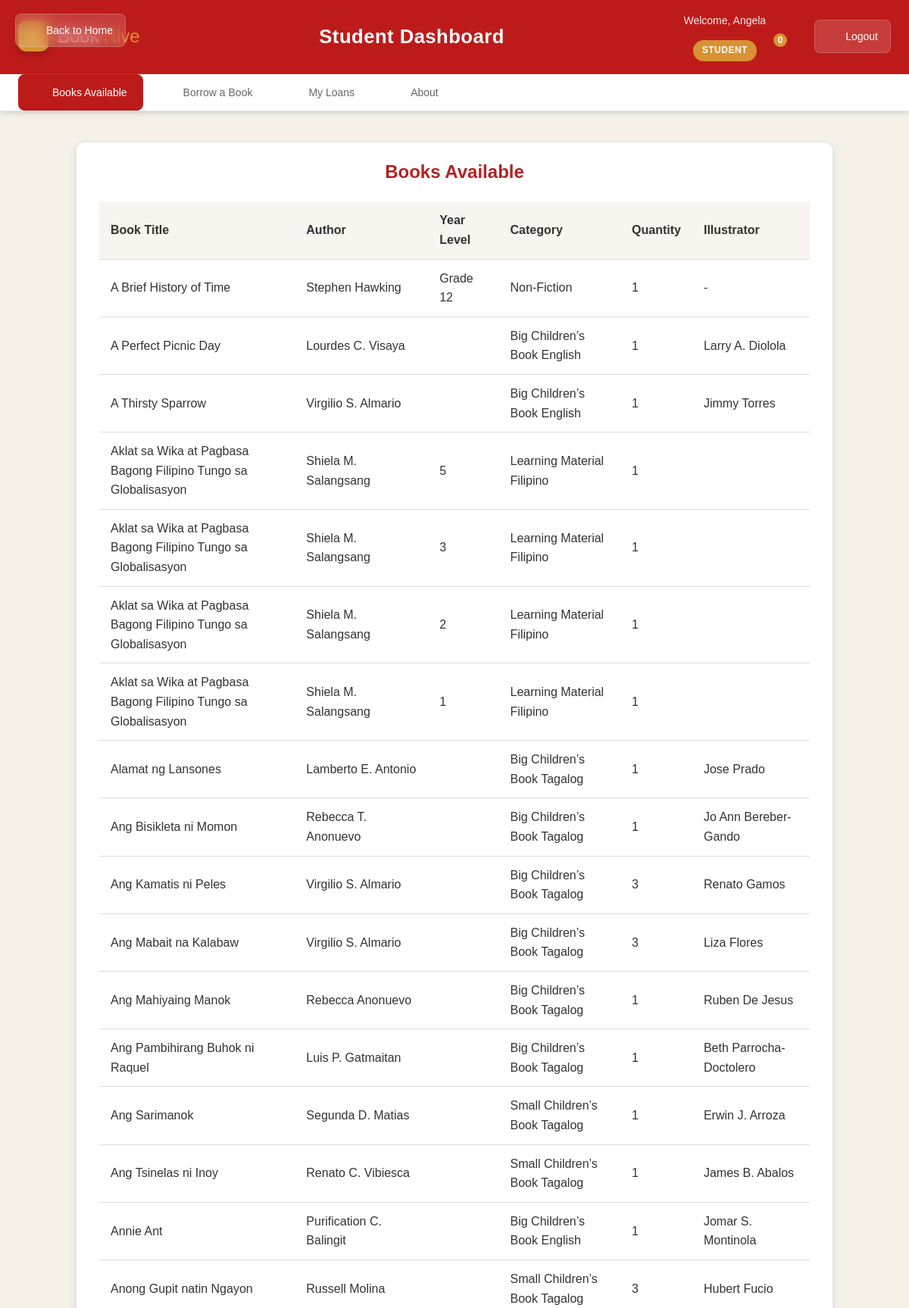
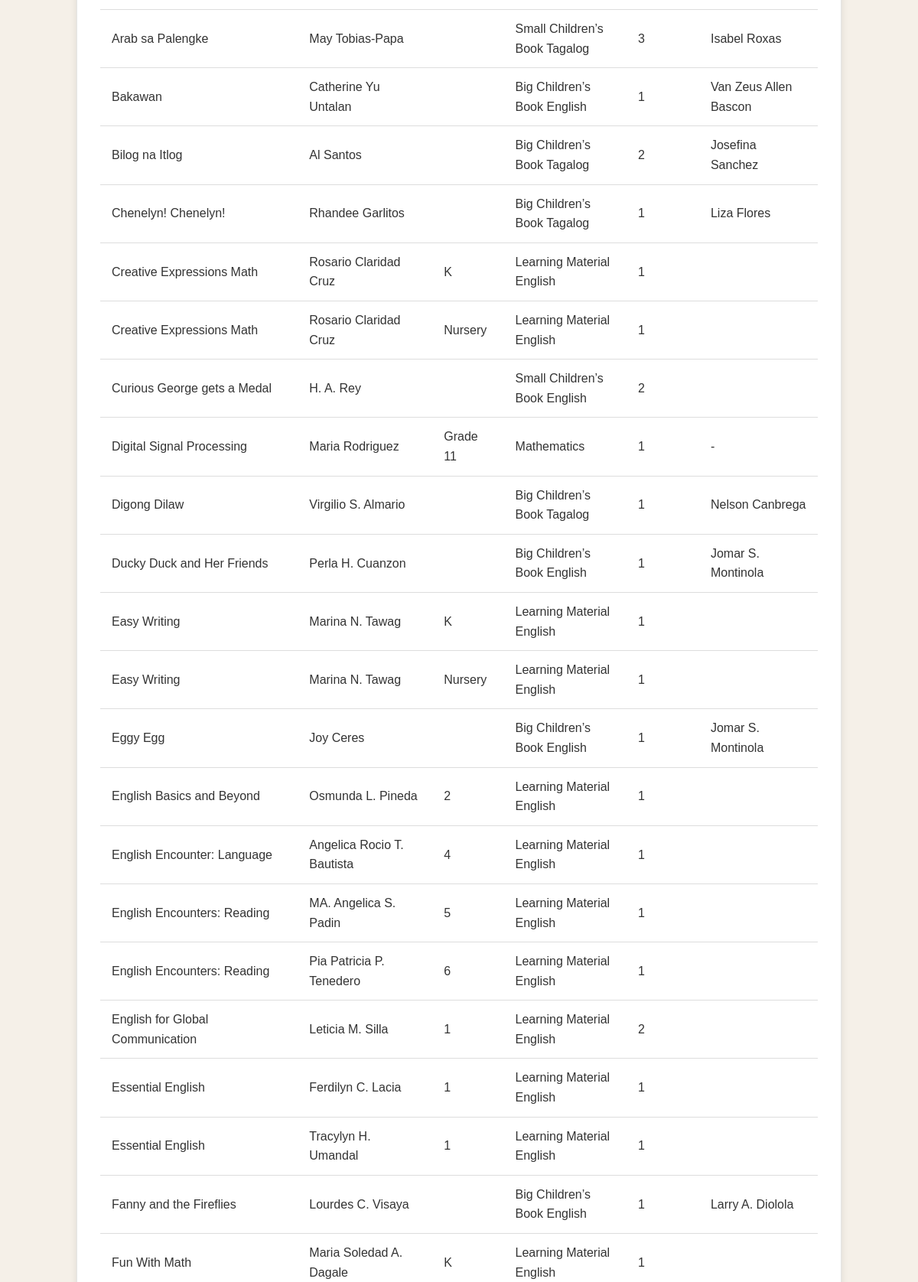
Screenshot of /books_available.php (signed in, upper part) with the database file from the repository (2 pictures, top to bottom).
### tables this page shows
CREATE TABLE `books` (
  `book_id` int(11) NOT NULL,
  `title` varchar(200) NOT NULL,
  `author_id` int(11) NOT NULL,
  `genre_id` int(11) NOT NULL,
  `year_level` varchar(20) DEFAULT NULL,
  `illustrator` varchar(100) DEFAULT NULL,
  `quantity_total` int(11) NOT NULL DEFAULT 1 CHECK (`quantity_total` >= 1),
  `quantity_available` int(11) NOT NULL DEFAULT 1 CHECK (`quantity_available` >= 0),
  `date_added` date NOT NULL,
  `created_at` timestamp NOT NULL DEFAULT current_timestamp()
);

CREATE TABLE `authors` (
  `author_id` int(11) NOT NULL,
  `author_name` varchar(100) NOT NULL,
  `biography` text DEFAULT NULL,
  `created_at` timestamp NOT NULL DEFAULT current_timestamp()
);

CREATE TABLE `genres` (
  `genre_id` int(11) NOT NULL,
  `genre_name` varchar(50) NOT NULL,
  `description` text DEFAULT NULL,
  `created_at` timestamp NOT NULL DEFAULT current_timestamp()
);

### books_available.php (the view, shortened to what this page needs)
<?php
require_once 'header.php';
$books = [];
$sql = "SELECT b.book_id, b.title, a.author_name, b.year_level, g.genre_name, b.quantity_available, b.illustrator
        FROM books b
        LEFT JOIN authors a ON b.author_id = a.author_id
        LEFT JOIN genres g ON b.genre_id = g.genre_id
        WHERE b.quantity_available > 0
        ORDER BY b.title ASC";
if ($result = $conn->query($sql)) {
    while ($row = $result->fetch_assoc()) {
        $books[] = $row;
    }
} else {
    echo "Error: " . $conn->error;
}
?>
<div class="table-container">
    <h2>Books Available</h2>
    <table>
        <thead>
            <tr>
                <th>Book Title</th>
                <th>Author</th>
                <th>Year Level</th>
                <th>Category</th>
                <th>Quantity</th>
                <th>Illustrator</th>
            </tr>
        </thead>
        <tbody id="books-list">
            <?php if (!empty($books)): ?>
                <?php foreach ($books as $book): ?>
                    <tr>
                        <td><?php echo htmlspecialchars($book['title']); ?></td>
                        <td><?php echo htmlspecialchars($book['author_name'] ?? 'N/A'); ?></td>
                        <td><?php echo htmlspecialchars($book['year_level'] ?? 'N/A'); ?></td>
                        <td><?php echo htmlspecialchars($book['genre_name'] ?? 'N/A'); ?></td>
                        <td><?php echo htmlspecialchars($book['quantity_available']); ?></td>
                        <td><?php echo htmlspecialchars($book['illustrator'] ?? '-'); ?></td>
                    </tr>
                <?php endforeach; ?>
            <?php else: ?>
                <tr><td colspan='6'>No books currently available.</td></tr>
            <?php endif; ?>
        </tbody>
    </table>
</div>
<?php
require_once 'footer.php';
?>

### rows the page displays
books: title "A Brief History of Time", author.author_name "Stephen Hawking", year_level "Grade 12", genre.genre_name "Non-Fiction", quantity_available "1", illustrator "-"
books: title "A Perfect Picnic Day", author.author_name "Lourdes C. Visaya", genre.genre_name "Big Children’s Book English", quantity_available "1", illustrator "Larry A. Diolola"
books: title "A Thirsty Sparrow", author.author_name "Virgilio S. Almario", genre.genre_name "Big Children’s Book English", quantity_available "1", illustrator "Jimmy Torres"
books: title "Aklat sa Wika at Pagbasa Bagong Filipino Tungo sa Globalisasyon", author.author_name "Shiela M. Salangsang", year_level "5", genre.genre_name "Learning Material Filipino", quantity_available "1"
books: title "Aklat sa Wika at Pagbasa Bagong Filipino Tungo sa Globalisasyon", author.author_name "Shiela M. Salangsang", year_level "3", genre.genre_name "Learning Material Filipino", quantity_available "1"
books: title "Aklat sa Wika at Pagbasa Bagong Filipino Tungo sa Globalisasyon", author.author_name "Shiela M. Salangsang", year_level "2", genre.genre_name "Learning Material Filipino", quantity_available "1"
books: title "Aklat sa Wika at Pagbasa Bagong Filipino Tungo sa Globalisasyon", author.author_name "Shiela M. Salangsang", year_level "1", genre.genre_name "Learning Material Filipino", quantity_available "1"
books: title "Alamat ng Lansones", author.author_name "Lamberto E. Antonio", genre.genre_name "Big Children’s Book Tagalog", quantity_available "1", illustrator "Jose Prado"
books: title "Ang Bisikleta ni Momon", author.author_name "Rebecca T. Anonuevo", genre.genre_name "Big Children’s Book Tagalog", quantity_available "1", illustrator "Jo Ann Bereber-Gando"
books: title "Ang Kamatis ni Peles", author.author_name "Virgilio S. Almario", genre.genre_name "Big Children’s Book Tagalog", quantity_available "3", illustrator "Renato Gamos"
books: title "Ang Mabait na Kalabaw", author.author_name "Virgilio S. Almario", genre.genre_name "Big Children’s Book Tagalog", quantity_available "3", illustrator "Liza Flores"
books: title "Ang Mahiyaing Manok", author.author_name "Rebecca Anonuevo", genre.genre_name "Big Children’s Book Tagalog", quantity_available "1", illustrator "Ruben De Jesus"
books: title "Ang Pambihirang Buhok ni Raquel", author.author_name "Luis P. Gatmaitan", genre.genre_name "Big Children’s Book Tagalog", quantity_available "1", illustrator "Beth Parrocha-Doctolero"
books: title "Ang Sarimanok", author.author_name "Segunda D. Matias", genre.genre_name "Small Children’s Book Tagalog", quantity_available "1", illustrator "Erwin J. Arroza"
books: title "Ang Tsinelas ni Inoy", author.author_name "Renato C. Vibiesca", genre.genre_name "Small Children’s Book Tagalog", quantity_available "1", illustrator "James B. Abalos"
books: title "Annie Ant", author.author_name "Purification C. Balingit", genre.genre_name "Big Children’s Book English", quantity_available "1", illustrator "Jomar S. Montinola"
books: title "Anong Gupit natin Ngayon", author.author_name "Russell Molina", genre.genre_name "Small Children’s Book Tagalog", quantity_available "3", illustrator "Hubert Fucio"
books: title "Arab sa Palengke", author.author_name "May Tobias-Papa", genre.genre_name "Small Children’s Book Tagalog", quantity_available "3", illustrator "Isabel Roxas"
books: title "Bakawan", author.author_name "Catherine Yu Untalan", genre.genre_name "Big Children’s Book English", quantity_available "1", illustrator "Van Zeus Allen Bascon"
books: title "Bilog na Itlog", author.author_name "Al Santos", genre.genre_name "Big Children’s Book Tagalog", quantity_available "2", illustrator "Josefina Sanchez"
books: title "Chenelyn! Chenelyn!", author.author_name "Rhandee Garlitos", genre.genre_name "Big Children’s Book Tagalog", quantity_available "1", illustrator "Liza Flores"
books: title "Creative Expressions Math", author.author_name "Rosario Claridad Cruz", year_level "K", genre.genre_name "Learning Material English", quantity_available "1"
books: title "Creative Expressions Math", author.author_name "Rosario Claridad Cruz", year_level "Nursery", genre.genre_name "Learning Material English", quantity_available "1"
books: title "Curious George gets a Medal", author.author_name "H. A. Rey", genre.genre_name "Small Children’s Book English", quantity_available "2"
books: title "Digital Signal Processing", author.author_name "Maria Rodriguez", year_level "Grade 11", genre.genre_name "Mathematics", quantity_available "1", illustrator "-"
books: title "Digong Dilaw", author.author_name "Virgilio S. Almario", genre.genre_name "Big Children’s Book Tagalog", quantity_available "1", illustrator "Nelson Canbrega"
books: title "Ducky Duck and Her Friends", author.author_name "Perla H. Cuanzon", genre.genre_name "Big Children’s Book English", quantity_available "1", illustrator "Jomar S. Montinola"
books: title "Easy Writing", author.author_name "Marina N. Tawag", year_level "K", genre.genre_name "Learning Material English", quantity_available "1"
books: title "Easy Writing", author.author_name "Marina N. Tawag", year_level "Nursery", genre.genre_name "Learning Material English", quantity_available "1"
books: title "Eggy Egg", author.author_name "Joy Ceres", genre.genre_name "Big Children’s Book English", quantity_available "1", illustrator "Jomar S. Montinola"
books: title "English Basics and Beyond", author.author_name "Osmunda L. Pineda", year_level "2", genre.genre_name "Learning Material English", quantity_available "1"
books: title "English Encounter: Language", author.author_name "Angelica Rocio T. Bautista", year_level "4", genre.genre_name "Learning Material English", quantity_available "1"
books: title "English Encounters: Reading", author.author_name "MA. Angelica S. Padin", year_level "5", genre.genre_name "Learning Material English", quantity_available "1"
books: title "English Encounters: Reading", author.author_name "Pia Patricia P. Tenedero", year_level "6", genre.genre_name "Learning Material English", quantity_available "1"
books: title "English for Global Communication", author.author_name "Leticia M. Silla", year_level "1", genre.genre_name "Learning Material English", quantity_available "2"
books: title "Essential English", author.author_name "Ferdilyn C. Lacia", year_level "1", genre.genre_name "Learning Material English", quantity_available "1"
books: title "Essential English", author.author_name "Tracylyn H. Umandal", year_level "1", genre.genre_name "Learning Material English", quantity_available "1"
books: title "Fanny and the Fireflies", author.author_name "Lourdes C. Visaya", genre.genre_name "Big Children’s Book English", quantity_available "1", illustrator "Larry A. Diolola"
books: title "Fun With Math", author.author_name "Maria Soledad A. Dagale", year_level "K", genre.genre_name "Learning Material English", quantity_available "1"

### other values shown
$current_role "Student"
explode(' ', $full_name)[0] "Angela"
$current_role "STUDENT"
